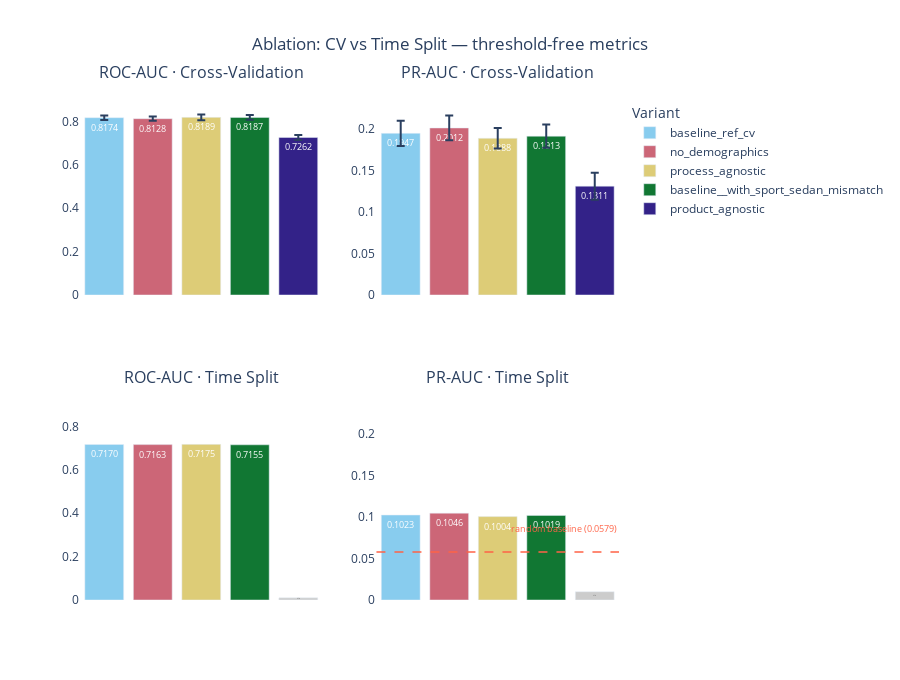

Source (notebook cell):
### Code cell
# visual for all ablation tests

fixed_order = [
    "baseline_ref_cv",
    "no_demographics",
    "process_agnostic",
    "baseline__with_sport_sedan_mismatch",
    "product_agnostic",
]

time_order = [
    "baseline_reference",
    "no_demographics",
    "process_agnostic",
    "baseline__with_sport_sedan_mismatch",
]

colors = ["#88CCEE", "#CC6677", "#DDCC77", "#117733", "#332288"]

color_map_cv = {v: colors[i] for i, v in enumerate(fixed_order)}

# map time_order on same positions we put cv
time_to_cv_idx = {
    "baseline_reference":                   0,  # = baseline_ref_cv
    "no_demographics":                      1,
    "process_agnostic":                     2,
    "baseline__with_sport_sedan_mismatch":  3,
}
color_map_time = {v: colors[i] for v, i in time_to_cv_idx.items()}


# same Y-range for same metrics
roc_max = max(
    df_res["roc_auc_mean"].max() + df_res["roc_auc_std"].max(),
    df_time["val_roc_auc"].max()
) * 1.08

pr_max = max(
    df_res["pr_auc_mean"].max() + df_res["pr_auc_std"].max(),
    df_time["val_pr_auc"].max()
) * 1.08

# dummy AP fr baseline
val_ap_dummy = 0.05794

fig = make_subplots(
    rows=2, cols=2,
    subplot_titles=[
        "ROC-AUC · Cross-Validation",  "PR-AUC · Cross-Validation",
        "ROC-AUC · Time Split",         "PR-AUC · Time Split",
    ],
    shared_xaxes=False,
    vertical_spacing=0.22,
    horizontal_spacing=0.1,
)

# helper: add bars for one subplot
def add_bars(df, x_col, y_col, err_col, order, cmap, row, col, show_legend):
    df_sorted = df.set_index(x_col).reindex(order).reset_index().dropna(subset=[y_col])
    for i, r in df_sorted.iterrows():
        variant = r[x_col]
        score   = r[y_col]
        err     = r[err_col] if err_col and err_col in df.columns else None
        fig.add_trace(
            go.Bar(
                x=[variant],
                y=[score],
                name=variant,
                marker_color=cmap.get(variant, "#aaaaaa"),
                text=[f"{score:.4f}"],
                textposition="inside",
                textfont=dict(color="white", size=9),
                error_y=dict(type="data", array=[err], visible=True) if err else None,
                hovertemplate=f"<b>{variant}</b><br>Score: {score:.4f}"
                              + (f"±{err:.4f}" if err else "") + "<extra></extra>",
                showlegend=show_legend,
            ),
            row=row, col=col
        )

# product_agnostic placeholder
def add_not_evaluated(row, col):
    fig.add_trace(
        go.Bar(
            x=["product_agnostic"],
            y=[0.01],
            name="product_agnostic",
            marker_color="#cccccc",
            text=["n/e"],
            textposition="inside",
            textfont=dict(color="#666666", size=9),
            hovertemplate="<b>product_agnostic</b><br>Not evaluated on time-split<extra></extra>",
            showlegend=False,
        ),
        row=row, col=col
    )

# 4 panels
add_bars(df_res,  "variant", "roc_auc_mean", "roc_auc_std", fixed_order, color_map_cv,   1, 1, show_legend=True)
add_bars(df_res,  "variant", "pr_auc_mean",  "pr_auc_std",  fixed_order, color_map_cv,   1, 2, show_legend=False)
add_bars(df_time, "variant", "val_roc_auc",  None,          time_order,  color_map_time, 2, 1, show_legend=False)
add_bars(df_time, "variant", "val_pr_auc",   None,          time_order,  color_map_time, 2, 2, show_legend=False)

# placeholders for product_agnostic
add_not_evaluated(row=2, col=1)
add_not_evaluated(row=2, col=2)

# line dummy AP на PR-AUC Time Split
fig.add_hline(
    y=val_ap_dummy,
    row=2, col=2,
    line_dash="dash",
    line_color="tomato",
    line_width=1.5,
    annotation_text=f"random baseline ({val_ap_dummy:.4f})",
    annotation_position="top right",
    annotation_font=dict(size=9, color="tomato"),
)

# same Y-ranges for one metric
fig.update_yaxes(range=[0, roc_max], row=1, col=1)
fig.update_yaxes(range=[0, roc_max], row=2, col=1)
fig.update_yaxes(range=[0, pr_max],  row=1, col=2)
fig.update_yaxes(range=[0, pr_max],  row=2, col=2)

fig.update_layout(
    title_text="Ablation: CV vs Time Split — threshold-free metrics",
    title_x=0.5,
    height=680,
    barmode="group",
    legend=dict(title="Variant", orientation="v", x=1.02, y=1.0),
    plot_bgcolor="white",
    paper_bgcolor="white",
)

fig.update_xaxes(showticklabels=False)
fig.update_annotations(yshift=+15)
fig.show()

### Figure 1 — Plotly figure (JSON) as saved in the notebook; plotly's stock layout.template omitted (floating-point values rounded to 4 significant figures)
{"data": [{"error_y": {"array": [0.01024], "type": "data", "visible": true}, "hovertemplate": "<b>baseline_ref_cv</b><br>Score: 0.8174±0.0102<extra></extra>", "marker": {"color": "#88CCEE"}, "name": "baseline_ref_cv", "showlegend": true, "text": ["0.8174"], "textfont": {"color": "white", "size": 9}, "textposition": "inside", "type": "bar", "x": ["baseline_ref_cv"], "xaxis": "x", "y": [0.8174], "yaxis": "y"}, {"error_y": {"array": [0.009808], "type": "data", "visible": true}, "hovertemplate": "<b>no_demographics</b><br>Score: 0.8128±0.0098<extra></extra>", "marker": {"color": "#CC6677"}, "name": "no_demographics", "showlegend": true, "text": ["0.8128"], "textfont": {"color": "white", "size": 9}, "textposition": "inside", "type": "bar", "x": ["no_demographics"], "xaxis": "x", "y": [0.8128], "yaxis": "y"}, {"error_y": {"array": [0.01342], "type": "data", "visible": true}, "hovertemplate": "<b>process_agnostic</b><br>Score: 0.8189±0.0134<extra></extra>", "marker": {"color": "#DDCC77"}, "name": "process_agnostic", "showlegend": true, "text": ["0.8189"], "textfont": {"color": "white", "size": 9}, "textposition": "inside", "type": "bar", "x": ["process_agnostic"], "xaxis": "x", "y": [0.8189], "yaxis": "y"}, {"error_y": {"array": [0.01065], "type": "data", "visible": true}, "hovertemplate": "<b>baseline__with_sport_sedan_mismatch</b><br>Score: 0.8187±0.0106<extra></extra>", "marker": {"color": "#117733"}, "name": "baseline__with_sport_sedan_mismatch", "showlegend": true, "text": ["0.8187"], "textfont": {"color": "white", "size": 9}, "textposition": "inside", "type": "bar", "x": ["baseline__with_sport_sedan_mismatch"], "xaxis": "x", "y": [0.8187], "yaxis": "y"}, {"error_y": {"array": [0.01192], "type": "data", "visible": true}, "hovertemplate": "<b>product_agnostic</b><br>Score: 0.7262±0.0119<extra></extra>", "marker": {"color": "#332288"}, "name": "product_agnostic", "showlegend": true, "text": ["0.7262"], "textfont": {"color": "white", "size": 9}, "textposition": "inside", "type": "bar", "x": ["product_agnostic"], "xaxis": "x", "y": [0.7262], "yaxis": "y"}, {"error_y": {"array": [0.01512], "type": "data", "visible": true}, "hovertemplate": "<b>baseline_ref_cv</b><br>Score: 0.1947±0.0151<extra></extra>", "marker": {"color": "#88CCEE"}, "name": "baseline_ref_cv", "showlegend": false, "text": ["0.1947"], "textfont": {"color": "white", "size": 9}, "textposition": "inside", "type": "bar", "x": ["baseline_ref_cv"], "xaxis": "x2", "y": [0.1947], "yaxis": "y2"}, {"error_y": {"array": [0.01487], "type": "data", "visible": true}, "hovertemplate": "<b>no_demographics</b><br>Score: 0.2012±0.0149<extra></extra>", "marker": {"color": "#CC6677"}, "name": "no_demographics", "showlegend": false, "text": ["0.2012"], "textfont": {"color": "white", "size": 9}, "textposition": "inside", "type": "bar", "x": ["no_demographics"], "xaxis": "x2", "y": [0.2012], "yaxis": "y2"}, {"error_y": {"array": [0.01228], "type": "data", "visible": true}, "hovertemplate": "<b>process_agnostic</b><br>Score: 0.1888±0.0123<extra></extra>", "marker": {"color": "#DDCC77"}, "name": "process_agnostic", "showlegend": false, "text": ["0.1888"], "textfont": {"color": "white", "size": 9}, "textposition": "inside", "type": "bar", "x": ["process_agnostic"], "xaxis": "x2", "y": [0.1888], "yaxis": "y2"}, {"error_y": {"array": [0.01392], "type": "data", "visible": true}, "hovertemplate": "<b>baseline__with_sport_sedan_mismatch</b><br>Score: 0.1913±0.0139<extra></extra>", "marker": {"color": "#117733"}, "name": "baseline__with_sport_sedan_mismatch", "showlegend": false, "text": ["0.1913"], "textfont": {"color": "white", "size": 9}, "textposition": "inside", "type": "bar", "x": ["baseline__with_sport_sedan_mismatch"], "xaxis": "x2", "y": [0.1913], "yaxis": "y2"}, {"error_y": {"array": [0.01629], "type": "data", "visible": true}, "hovertemplate": "<b>product_agnostic</b><br>Score: 0.1311±0.0163<extra></extra>", "marker": {"color": "#332288"}, "name": "product_agnostic", "showlegend": false, "text": ["0.1311"], "textfont": {"color": "white", "size": 9}, "textposition": "inside", "type": "bar", "x": ["product_agnostic"], "xaxis": "x2", "y": [0.1311], "yaxis": "y2"}, {"hovertemplate": "<b>baseline_reference</b><br>Score: 0.7170<extra></extra>", "marker": {"color": "#88CCEE"}, "name": "baseline_reference", "showlegend": false, "text": ["0.7170"], "textfont": {"color": "white", "size": 9}, "textposition": "inside", "type": "bar", "x": ["baseline_reference"], "xaxis": "x3", "y": [0.717], "yaxis": "y3"}, {"hovertemplate": "<b>no_demographics</b><br>Score: 0.7163<extra></extra>", "marker": {"color": "#CC6677"}, "name": "no_demographics", "showlegend": false, "text": ["0.7163"], "textfont": {"color": "white", "size": 9}, "textposition": "inside", "type": "bar", "x": ["no_demographics"], "xaxis": "x3", "y": [0.7163], "yaxis": "y3"}, {"hovertemplate": "<b>process_agnostic</b><br>Score: 0.7175<extra></extra>", "marker": {"color": "#DDCC77"}, "name": "process_agnostic", "showlegend": false, "text": ["0.7175"], "textfont": {"color": "white", "size": 9}, "textposition": "inside", "type": "bar", "x": ["process_agnostic"], "xaxis": "x3", "y": [0.7175], "yaxis": "y3"}, {"hovertemplate": "<b>baseline__with_sport_sedan_mismatch</b><br>Score: 0.7155<extra></extra>", "marker": {"color": "#117733"}, "name": "baseline__with_sport_sedan_mismatch", "showlegend": false, "text": ["0.7155"], "textfont": {"color": "white", "size": 9}, "textposition": "inside", "type": "bar", "x": ["baseline__with_sport_sedan_mismatch"], "xaxis": "x3", "y": [0.7155], "yaxis": "y3"}, {"hovertemplate": "<b>baseline_reference</b><br>Score: 0.1023<extra></extra>", "marker": {"color": "#88CCEE"}, "name": "baseline_reference", "showlegend": false, "text": ["0.1023"], "textfont": {"color": "white", "size": 9}, "textposition": "inside", "type": "bar", "x": ["baseline_reference"], "xaxis": "x4", "y": [0.1023], "yaxis": "y4"}, {"hovertemplate": "<b>no_demographics</b><br>Score: 0.1046<extra></extra>", "marker": {"color": "#CC6677"}, "name": "no_demographics", "showlegend": false, "text": ["0.1046"], "textfont": {"color": "white", "size": 9}, "textposition": "inside", "type": "bar", "x": ["no_demographics"], "xaxis": "x4", "y": [0.1046], "yaxis": "y4"}, {"hovertemplate": "<b>process_agnostic</b><br>Score: 0.1004<extra></extra>", "marker": {"color": "#DDCC77"}, "name": "process_agnostic", "showlegend": false, "text": ["0.1004"], "textfont": {"color": "white", "size": 9}, "textposition": "inside", "type": "bar", "x": ["process_agnostic"], "xaxis": "x4", "y": [0.1004], "yaxis": "y4"}, {"hovertemplate": "<b>baseline__with_sport_sedan_mismatch</b><br>Score: 0.1019<extra></extra>", "marker": {"color": "#117733"}, "name": "baseline__with_sport_sedan_mismatch", "showlegend": false, "text": ["0.1019"], "textfont": {"color": "white", "size": 9}, "textposition": "inside", "type": "bar", "x": ["baseline__with_sport_sedan_mismatch"], "xaxis": "x4", "y": [0.1019], "yaxis": "y4"}, {"hovertemplate": "<b>product_agnostic</b><br>Not evaluated on time-split<extra></extra>", "marker": {"color": "#cccccc"}, "name": "product_agnostic", "showlegend": false, "text": ["n/e"], "textfont": {"color": "#666666", "size": 9}, "textposition": "inside", "type": "bar", "x": ["product_agnostic"], "xaxis": "x3", "y": [0.01], "yaxis": "y3"}, {"hovertemplate": "<b>product_agnostic</b><br>Not evaluated on time-split<extra></extra>", "marker": {"color": "#cccccc"}, "name": "product_agnostic", "showlegend": false, "text": ["n/e"], "textfont": {"color": "#666666", "size": 9}, "textposition": "inside", "type": "bar", "x": ["product_agnostic"], "xaxis": "x4", "y": [0.01], "yaxis": "y4"}], "layout": {"annotations": [{"font": {"size": 16}, "showarrow": false, "text": "ROC-AUC · Cross-Validation", "x": 0.225, "xanchor": "center", "xref": "paper", "y": 1, "yanchor": "bottom", "yref": "paper", "yshift": 15}, {"font": {"size": 16}, "showarrow": false, "text": "PR-AUC · Cross-Validation", "x": 0.775, "xanchor": "center", "xref": "paper", "y": 1, "yanchor": "bottom", "yref": "paper", "yshift": 15}, {"font": {"size": 16}, "showarrow": false, "text": "ROC-AUC · Time Split", "x": 0.225, "xanchor": "center", "xref": "paper", "y": 0.39, "yanchor": "bottom", "yref": "paper", "yshift": 15}, {"font": {"size": 16}, "showarrow": false, "text": "PR-AUC · Time Split", "x": 0.775, "xanchor": "center", "xref": "paper", "y": 0.39, "yanchor": "bottom", "yref": "paper", "yshift": 15}, {"font": {"color": "tomato", "size": 9}, "showarrow": false, "text": "random baseline (0.0579)", "x": 1, "xanchor": "right", "xref": "x4 domain", "y": 0.05794, "yanchor": "bottom", "yref": "y4", "yshift": 15}], "barmode": "group", "height": 680, "legend": {"orientation": "v", "title": {"text": "Variant"}, "x": 1.02, "y": 1}, "paper_bgcolor": "white", "plot_bgcolor": "white", "shapes": [{"line": {"color": "tomato", "dash": "dash", "width": 1.5}, "type": "line", "x0": 0, "x1": 1, "xref": "x4 domain", "y0": 0.05794, "y1": 0.05794, "yref": "y4"}], "title": {"text": "Ablation: CV vs Time Split — threshold-free metrics", "x": 0.5}, "xaxis": {"anchor": "y", "domain": [0, 0.45], "showticklabels": false}, "xaxis2": {"anchor": "y2", "domain": [0.55, 1], "showticklabels": false}, "xaxis3": {"anchor": "y3", "domain": [0, 0.45], "showticklabels": false}, "xaxis4": {"anchor": "y4", "domain": [0.55, 1], "showticklabels": false}, "yaxis": {"anchor": "x", "domain": [0.61, 1], "range": [0, 0.899]}, "yaxis2": {"anchor": "x2", "domain": [0.61, 1], "range": [0, 0.2349]}, "yaxis3": {"anchor": "x3", "domain": [0, 0.39], "range": [0, 0.899]}, "yaxis4": {"anchor": "x4", "domain": [0, 0.39], "range": [0, 0.2349]}}}
